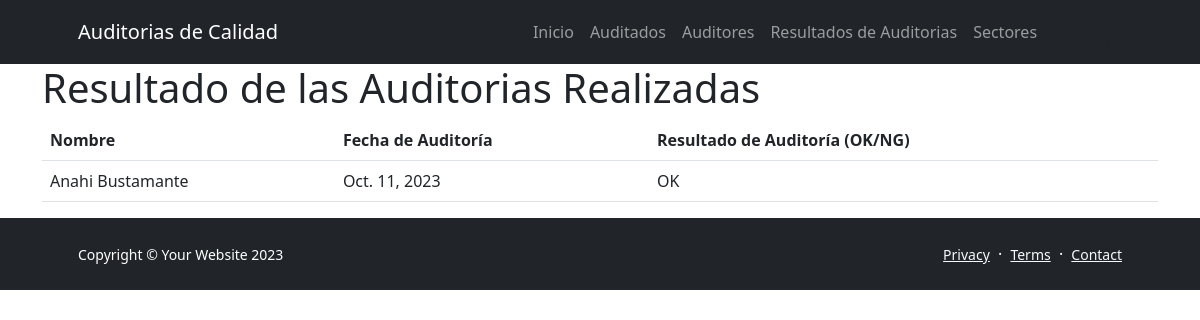
The app's page /AppAuditoria/entregables/, older data.
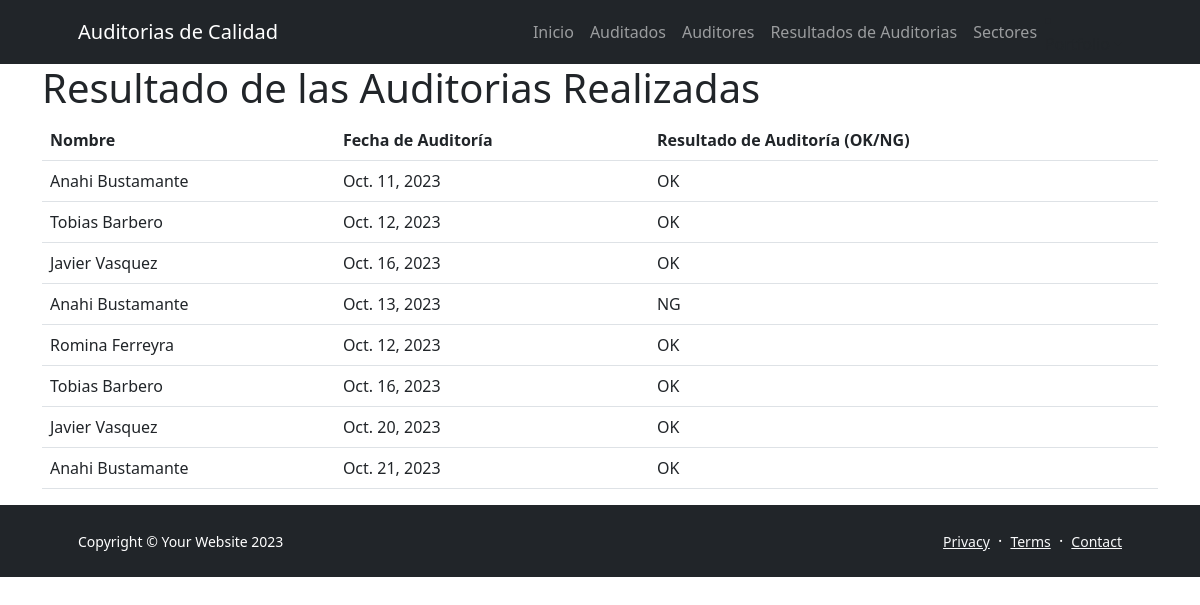
The same page, newer data.
### AppAuditoria/models.py (models this page shows, shortened)
class Entregable(models.Model):
    nombre = models.CharField(max_length=100)
    fechaDeAuditoria = models.DateField()
    auditoria_ok = models.BooleanField(default=False)
    auditoria_ng = models.BooleanField(default=False)

### AppAuditoria/views.py (the view)
# urls.py: path('entregables/', views.lista_entregables, name='lista_entregables'),
def lista_entregables(request):
    entregables = Entregable.objects.all()
    return render(request, 'appauditoria/lista_entregables.html', {'entregables': entregables})

### AppAuditoria/templates/AppAuditoria/lista_entregables.html
<!DOCTYPE html>
{% extends 'AppAuditoria/base.html' %}
{% load static %}
{% block section1 %}
<div class="container">
    <h1>Resultado de las Auditorias Realizadas</h1>
    <table class="table">
        <thead>
            <tr>
                <th>Nombre</th>
                <th>Fecha de Auditoría</th>
                <th>Resultado de Auditoría (OK/NG)</th>
            </tr>
        </thead>
        <tbody>
            {% for entregable in entregables %}
                <tr>
                    <td>{{ entregable.nombre }}</td>
                    <td>{{ entregable.fechaDeAuditoria }}</td>
                    <td>
                        {% if entregable.auditoria_ok %} OK {% endif %}
                        {% if entregable.auditoria_ng %} NG {% endif %}
                    </td>
                </tr>
            {% endfor %}
        </tbody>
    </table>
</div>
{% endblock %}

### AppAuditoria/templates/AppAuditoria/base.html (shortened to what this page needs)
<!DOCTYPE html>
{% load static %}
<html lang="en">
    <head>
        <link href="https://cdn.jsdelivr.net/npm/bootstrap-icons@1.5.0/font/bootstrap-icons.css" rel="stylesheet" />
        <link href="{% static 'AppAuditoria/css/styles.css' %}" rel="stylesheet" />
    </head>
    <body class="d-flex flex-column h-100">
        <main class="flex-shrink-0">
            <nav class="navbar navbar-expand-lg navbar-dark bg-dark">
                <div class="container px-5">
                    <a class="navbar-brand" href="index.html">Auditorias de Calidad </a>
                    <div class="collapse navbar-collapse" id="navbarSupportedContent">
                        <ul class="navbar-nav ms-auto mb-2 mb-lg-0">
                            <li class="nav-item"><a class="nav-link" href="{% url 'pagina_de_inicio' %}">Inicio</a></li>
                            <li class="nav-item"><a class="nav-link" href="{% url 'lista_auditados' %}">Auditados</a></li>
                            <li class="nav-item"><a class="nav-link" href="{% url 'lista_auditores' %}">Auditores</a></li>
                            <li class="nav-item"><a class="nav-link" href="{% url 'lista_entregables' %}">Resultados de Auditorias</a></li>
                            <li class="nav-item"><a class="nav-link" href="{% url 'lista_sectores' %}">Sectores</a></li>
                            </ul>
                            <li class="nav-item dropdown">
                                <a class="nav-link dropdown-toggle" id="navbarDropdownPortfolio" href="#" role="button" data-bs-toggle="dropdown" aria-expanded="false">Portfolio</a>
                            </li>
                    </div>
                </div>
            </nav>
            {% block section1 %}
            {% endblock %}
        <footer class="bg-dark py-4 mt-auto">
            <div class="container px-5">
                <div class="row align-items-center justify-content-between flex-column flex-sm-row">
                    <div class="col-auto"><div class="small m-0 text-white">Copyright &copy; Your Website 2023</div></div>
                    <div class="col-auto">
                        <a class="link-light small" href="#!">Privacy</a>
                        <span class="text-white mx-1">&middot;</span>
                        <a class="link-light small" href="#!">Terms</a>
                        <span class="text-white mx-1">&middot;</span>
                        <a class="link-light small" href="#!">Contact</a>
                    </div>
                </div>
            </div>
        </footer>
    </body>
</html>

Row changes from the older to the newer data that the page shows:
added Entregable: nombre "Tobias Barbero", fechaDeAuditoria "Oct. 12, 2023", auditoria_ok "OK"
added Entregable: nombre "Javier Vasquez", fechaDeAuditoria "Oct. 16, 2023", auditoria_ok "OK"
added Entregable: nombre "Anahi Bustamante", fechaDeAuditoria "Oct. 13, 2023", auditoria_ng "NG"
added Entregable: nombre "Romina Ferreyra", fechaDeAuditoria "Oct. 12, 2023", auditoria_ok "OK"
added Entregable: nombre "Tobias Barbero", fechaDeAuditoria "Oct. 16, 2023", auditoria_ok "OK"
added Entregable: nombre "Javier Vasquez", fechaDeAuditoria "Oct. 20, 2023", auditoria_ok "OK"
added Entregable: nombre "Anahi Bustamante", fechaDeAuditoria "Oct. 21, 2023", auditoria_ok "OK"
